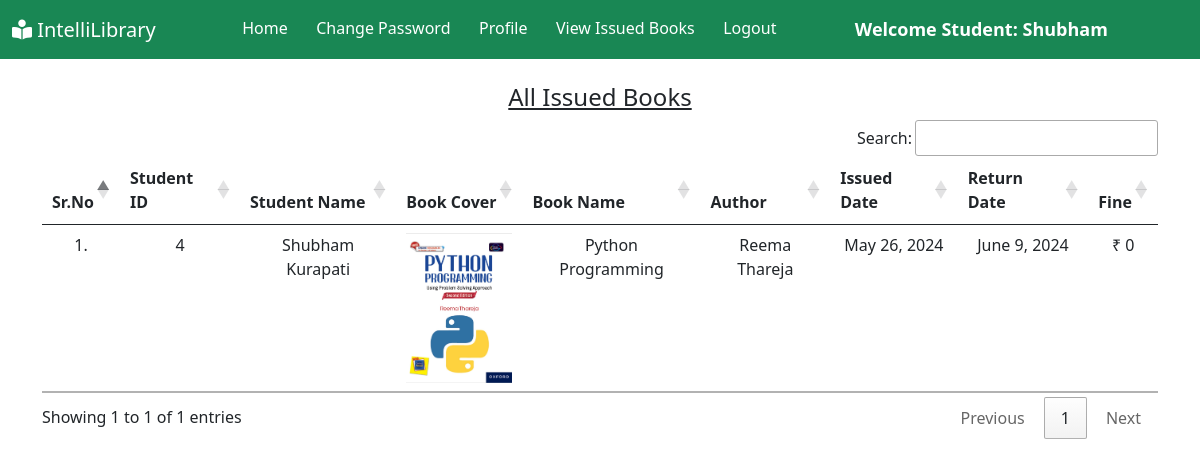
The page /student_issued_books/ (signed in) on the database its author committed.
### library/models.py (models this page shows, shortened)
class Book(models.Model):
    cover = models.ImageField(upload_to="",blank=True)
    name = models.CharField(max_length=200)
    author = models.CharField(max_length=200)
    isbn = models.PositiveIntegerField()
    category = models.CharField(max_length=50)

class IssuedBook(models.Model):
    student_id = models.CharField(max_length=100, blank=True)
    isbn = models.CharField(max_length=13)
    issued_date = models.DateField(auto_now=True)
    expiry_date = models.DateField(default=expiry)

### library/views.py (the view)
# urls.py: path('student_issued_books/',views.student_issued_books,name='student_issued_books'),
@login_required(login_url='/student_login')
def student_issued_books(request):
    student = Student.objects.filter(user_id=request.user.id)
    issuedBooks = IssuedBook.objects.filter(student_id=student[0].user_id)
    li1 = []
    li2 = []
    for i in issuedBooks:
        books = Book.objects.filter(isbn=i.isbn)
        for book in books:
            t=(request.user.id, request.user.get_full_name, book.name,book.author,book.cover)
            li1.append(t)
        days=(date.today()-i.issued_date)
        d=days.days
        fine=0
        if d>15:
            day=d-14
            fine=day*5
        t=(issuedBooks[0].issued_date, issuedBooks[0].expiry_date, fine)
        li2.append(t)
    return render(request,'student_issued_books.html',{'li1':li1, 'li2':li2})

### library/templates/student_issued_books.html (shortened to what this page needs)
{% extends 'student_navbar.html' %}
{% load static %}
{% block body %}
<div class="container mt-4">
  <h4 class="text-center"><u>All Issued Books</u></h4>
  <table class="table table-hover" id="example">
    <thead>
      <tr class="text-center">
        <th>Sr.No</th>
        <th>Student ID</th>
        <th>Student Name</th>
        <th>Book Cover</th>
        <th>Book Name</th>
        <th>Author</th>
        <th>Issued Date</th>
        <th>Return Date</th>
        <th>Fine</th>
      </tr>
    </thead>
    <tbody>
      {% for i in li1 %}
      <tr class="text-center">
        <td>{{forloop.counter}}.</td>
        <td>{{i.0}}</td>
        <td>{{i.1}}</td>
        <td><img src="{{i.4.url}}" height="150px" /></td>
        <td>{{i.2}}</td>
        <td>{{i.3}}</td>
        {% endfor %}
        {% for i in li2 %}
        <td>{{i.0}}</td>
        <td>{{i.1}}</td>
        <td>₹ {{i.2}}</td>
      </tr>
      {% endfor %}
    </tbody>
  </table>
</div>
{% endblock %}

### library/templates/student_navbar.html (shortened to what this page needs)
{% load static %}
<!DOCTYPE html>
<html lang="en">
  <head>
    <link
      href="https://cdn.jsdelivr.net/npm/bootstrap@5.1.0/dist/css/bootstrap.min.css"
      rel="stylesheet"
    />
    <link
      rel="stylesheet"
      href="https://cdn.datatables.net/1.10.25/css/jquery.dataTables.min.css"
    />
    <link
      rel="stylesheet"
      href="https://cdn.datatables.net/buttons/1.7.1/css/buttons.dataTables.min.css"
    />
    <link
      rel="stylesheet"
      href="https://cdnjs.cloudflare.com/ajax/libs/font-awesome/6.5.2/css/all.min.css"
    />
  </head>
  <body>
    <nav class="navbar navbar-expand-lg navbar-dark bg-success sticky-top">
      <div class="container-fluid">
        <a class="navbar-brand" href="#"
          ><i class="fa-solid fa-book-open-reader"></i> IntelliLibrary</a
        >
        <div class="collapse navbar-collapse" id="navbarSupportedContent">
          <ul class="navbar-nav me-auto mb-2 mb-lg-0">
            <li class="nav-item">
              <a
                class="nav-link active"
                aria-current="page"
                href="/studenthome/"
                >Home</a
              >
            </li>
            <li class="nav-item">
              <a
                class="nav-link active"
                aria-current="page"
                href="/change_password/"
                >Change Password</a
              >
            </li>
            <li class="nav-item">
              <a class="nav-link active" aria-current="page" href="/profile/"
                >Profile</a
              >
            </li>
            <li class="nav-item">
              <a
                class="nav-link active"
                aria-current="page"
                href="/student_issued_books/"
                >View Issued Books</a
              >
            </li>
            <li class="nav-item">
              <a class="nav-link active" aria-current="page" href="/logout/"
                >Logout</a
              >
            </li>
            <li class="nav-item">
              <a
                style="
                  font-weight: 600;
                  font-family: 'Segoe UI', Tahoma, Geneva, Verdana, sans-serif;
                  font-size: large;
                "
                class="nav-link active"
                href="#"
                >Welcome Student: {{request.user}}</a
              >
            </li>
          </ul>
        </div>
      </div>
    </nav>
    {% block body %} {% endblock %}
  </body>
</html>

### rows shown on the page
Book: name "Python Programming", author "Reema Thareja"
IssuedBook: issued_date "May 26, 2024", expiry_date "June 9, 2024"

### other values the page prints
{{ request.user }} "Shubham"
{{ i.0 }} "4"
{{ i.1 }} "Shubham Kurapati"
{{ i.2 }} "0"
